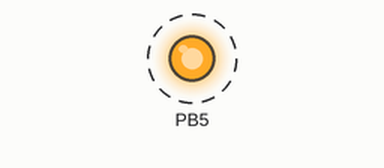
A program run on a simulated ATmega328P, built with avr-gcc and emulated at 16 MHz. On the bench: output pins drawn as LEDs (lit = HIGH). Dashed ring = blinking.

Above: at 0.05 s.
Timing chart, 0 to 3.0 s (numbered marks = the images above):
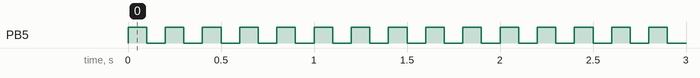

Measured:
- by itself, PB5: alternates HIGH for 0.10 s and LOW for 0.10 s

The program:

main.c
```c
// (licence header left out)
//*****************************//

// Definición del dispositivo  //

#ifndef __AVR_ATmega328P__
    #define __AVR_ATmega328P__
#endif

//*****************************//

#define F_CPU 16000000        // Frecuencua del clock a 8 MHz :). UL = Unsigned Long

#include <avr/io.h>           // Librería mágica con todos los SFR para no tener que liarse con Datasheets :D
#include <util/delay.h>       // Librería mágica para hacer tiempos de espera (de forma no óptima).


int main(void)  {

    // Vamos a conectar el LED en el PIN B5 (PIN 5 del puerto B) del ATmega328P ;)

    DDRB |= (1 << DDB5); // Definición del PIN B5 como salida UWU

    while(1) {

        PORTB ^= (1 << PORTB5); // XOR entre 1 y el estado lógico que hay en el PIN B5 (o para los amigos:
                                // 'toggle') c:

        _delay_ms(100);         // Tiempo de espera de 0.1 segundo para ver el parpadeo del LED :))

    }

    return 0;

}
```
